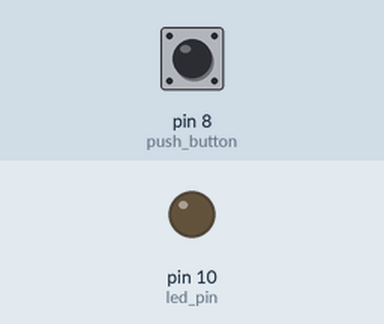
Bench run of a sketch on a simulated Arduino Uno, built with avr-gcc and run on an emulated ATmega328P. Parts: output pins drawn as LEDs (lit = HIGH). Inputs (shaded band) come from the test bench; at power-on: pin 8 (push_button) LOW.

Above: at 1.2 s.
1.3 s: pin 8 (push_button) pulled HIGH for 0.15 s
At 1.37 s:
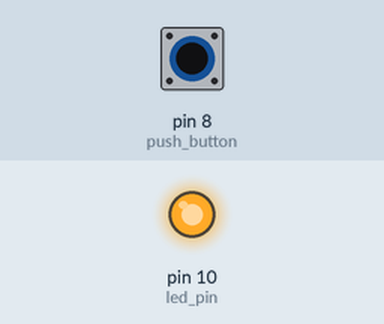
2.9 s: pin 8 (push_button) pulled HIGH for 3.2 s
At 6.4 s:
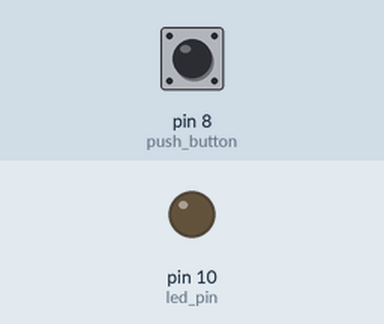
Timing chart, 0 to 7.9 s (numbered marks = the images above; inputs shaded):
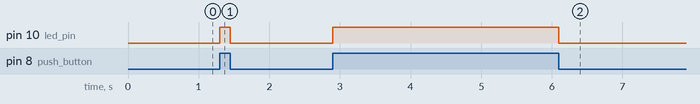

The sketch:

pull_down_switching.ino
```cpp
// This is ardunio projects of pull_down resistor switching.
#define push_button 8
#define led_pin 10
void setup() {
  // put your setup code here, to run once:
pinMode(push_button,INPUT);
pinMode(led_pin,OUTPUT);
}
int status;
void loop() {
  // put your main code here, to run repeatedly:
status=digitalRead(push_button);
if(status==HIGH){
  digitalWrite(led_pin,HIGH);
}
else{
  digitalWrite(led_pin,LOW);
}
}
```

Source omitted: images.c (data table, 15393 bytes), for_lcd_menu.c (data table, 18471 bytes)

Measured:
- after the input at 1.3 s, pin 10 (led_pin): LOW → HIGH at once, → LOW 0.15 s later
- after the input at 2.9 s, pin 10 (led_pin): LOW → HIGH at once, → LOW 3.2 s later
